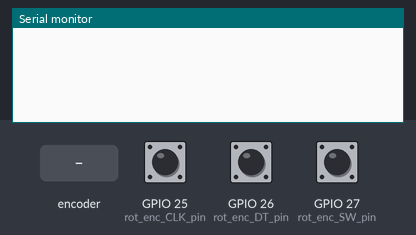
The sketch below on a simulated ESP32. Shown: the last lines printed to the serial monitor. The test bench sets the inputs (shaded band); at power-on: GPIO 25 (rot_enc_CLK_pin) HIGH, GPIO 26 (rot_enc_DT_pin) HIGH, GPIO 27 (rot_enc_SW_pin) LOW.

Above: at 1.2 s.
1.3 s: rotary encoder on GPIO 25 (rot_enc_CLK_pin) / GPIO 26 (rot_enc_DT_pin) turned 1 step (first pin leading)
At 2.1 s:
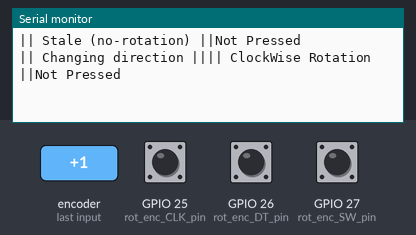
3.0 s: rotary encoder on GPIO 25 (rot_enc_CLK_pin) / GPIO 26 (rot_enc_DT_pin) turned 2 steps (second pin leading)
At 4.5 s:
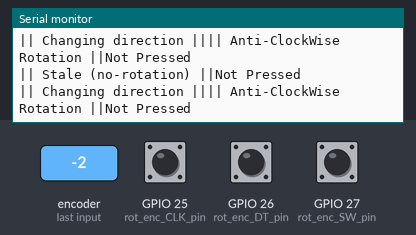

Measured:
- after the input at 1.3 s, the serial monitor: prints a new line at once (image 1)
- after the input at 3.0 s, the serial monitor: prints a new line after 0.08 s (image 2)

The sketch:

2nd_enhancement_rotary_encoder_debugging.ino
```cpp
const int rot_enc_CLK_pin = 25;
const int rot_enc_DT_pin = 26;
const int rot_enc_SW_pin = 27;

volatile bool is_CLK_triggered = false;
volatile bool is_SW_triggered = false;

bool previous_CLK_state;
bool previous_SW_state;

void IRAM_ATTR flagging_the_CLK_state(){is_CLK_triggered = true;}
void IRAM_ATTR flagging_the_SW_state(){is_SW_triggered = true;}

// Then using this part from the "basic rotary encoder debugging code"

int direction_identifier()
{
  int result = 0;
  bool current_CLK_state = digitalRead(rot_enc_CLK_pin);
  bool current_DT_state = digitalRead(rot_enc_DT_pin);

  if(current_CLK_state != previous_CLK_state && current_CLK_state == HIGH)
  {
    if(current_DT_state == LOW)
    {
      result = 1;//Serial.println("ClockWise Rotation");
    }
    else
    {
      result = -1;//Serial.println("AntiClockWise Rotation");
    }
  }

  previous_CLK_state = current_CLK_state;
  return result;

}

bool press_state_identifier()
{
  bool current_SW_state = digitalRead(rot_enc_SW_pin);
  int result = LOW;

  if(current_SW_state != previous_SW_state && current_SW_state == HIGH)
  {
    result = HIGH;
  }

  previous_SW_state = current_SW_state;

  return result;
}

void rotary_encoder_debugger_func()
{
  static int previous_direction = 0;
  int current_direction = direction_identifier();
  bool is_pressed = press_state_identifier();

//
  if(previous_direction != current_direction)
  {
    if(current_direction != 0)
    {
      Serial.print("|| Changing direction ||");
    }
  }
  else
  {
    if(current_direction != 0)
    {
      Serial.print("|| On the same direction ||");
    }
  }

//
  if(current_direction == 1)
  {
    Serial.print("|| ClockWise Rotation ||");
  }
  else if(current_direction == -1)
  {
    Serial.print("|| Anti-ClockWise Rotation ||");
  }
  else
  {
    Serial.print("|| Stale (no-rotation) ||");
  }
//
  if(is_pressed == HIGH)
  {
     Serial.println("|| Pressed! ||");
  }
  else
  {
    Serial.println("Not Pressed");
  }


//
  previous_direction = current_direction;
}

void setup()
{
  Serial.begin(115200);
  pinMode(rot_enc_CLK_pin , INPUT_PULLDOWN);
  pinMode(rot_enc_DT_pin , INPUT_PULLDOWN);
  pinMode(rot_enc_SW_pin , INPUT_PULLDOWN);

  attachInterrupt(digitalPinToInterrupt(rot_enc_CLK_pin), flagging_the_CLK_state , CHANGE);
  attachInterrupt(digitalPinToInterrupt(rot_enc_SW_pin), flagging_the_SW_state , CHANGE);

  previous_CLK_state = digitalRead(rot_enc_CLK_pin);
  previous_SW_state = digitalRead(rot_enc_SW_pin);
}

void loop()
{
  if(is_CLK_triggered == true)
  {
    is_CLK_triggered = false;
    rotary_encoder_debugger_func();
  }
}
```
